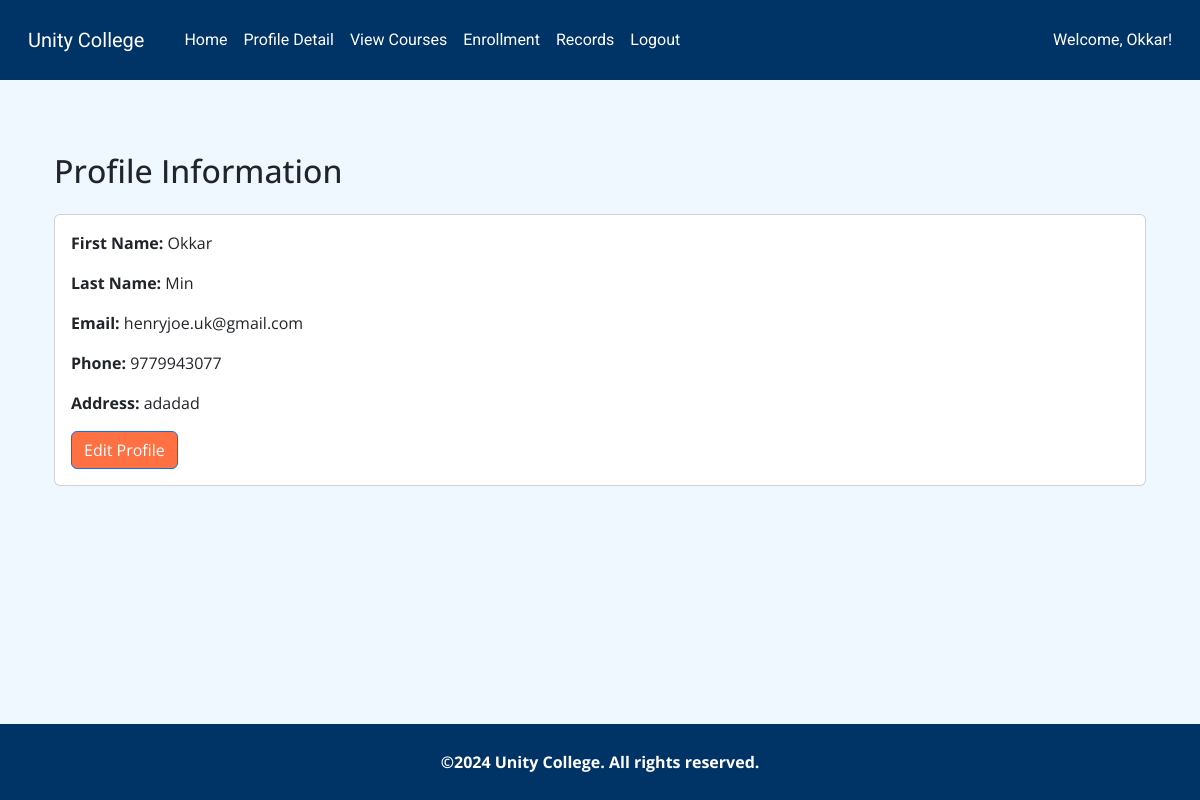
Page /student/profile (signed in) on the committed database.
### tables this page shows
CREATE TABLE student (
  id INTEGER PRIMARY KEY AUTOINCREMENT,
  first_name TEXT NOT NULL,
  last_name TEXT NOT NULL,
  email TEXT NOT NULL,
  phone INTEGER NOT NULL,
  address TEXT NOT NULL,
  password TEXT NOT NULL
);

### app.py (the view)
@app.route("/student/profile")
def view_profile():
    username = session.get('username')
    if not username:
        flash("You need to log in first.", 'danger')
        return redirect(url_for('student_login'))
    try:
        con = sqlite3.connect("advweb.db")
        cursor = con.cursor()
        cursor.execute("SELECT first_name, last_name, email, phone, address FROM student WHERE first_name = ?", (username,))
        profile = cursor.fetchone()
        if not profile:
            flash("Profile not found.", 'danger')
            return redirect(url_for('home'))
    except Exception as e:
        print(traceback.format_exc())
        flash("An error occurred while fetching profile information.", 'danger')
        profile = {}
    finally:
        con.close()
    return render_template("student/profile.html", profile=profile, username=username)

### templates/student/profile.html
{% extends "/student/layout.html" %} {% block content %}
<div class="container mt-5">
  <h2 class="mb-4">Profile Information</h2>
  <div class="card">
    <div class="card-body">
      <p><strong>First Name:</strong> {{ profile[0] }}</p>
      <p><strong>Last Name:</strong> {{ profile[1] }}</p>
      <p><strong>Email:</strong> {{ profile[2] }}</p>
      <p><strong>Phone:</strong> {{ profile[3] }}</p>
      <p><strong>Address:</strong> {{ profile[4] }}</p>
      <a href="{{ url_for('edit_profile') }}" class="btn btn-primary"
        >Edit Profile</a
      >
    </div>
  </div>
</div>
{% endblock %}

### templates/student/layout.html (shortened to what this page needs)
<!DOCTYPE html>
<html lang="en">
  <head>
    <link
      href="https://cdn.jsdelivr.net/npm/bootstrap@5.3.0/dist/css/bootstrap.min.css"
      rel="stylesheet"
    />
    <link href="/static/css/student/layout.css" rel="stylesheet" />
  </head>
  <body>
    <nav class="navbar navbar-expand-lg navbar-light navbar-custom">
      <div class="container-fluid">
        <a class="navbar-brand" href="#">Unity College</a>
        <div class="collapse navbar-collapse" id="navbarNav">
          <ul class="navbar-nav me-auto">
            <li class="nav-item">
              <a class="nav-link" href="{{ url_for('home') }}">Home</a>
            </li>
            <li class="nav-item">
              <a class="nav-link" href="{{ url_for('view_profile') }}"
                >Profile Detail</a
              >
            </li>
            <li class="nav-item">
              <a class="nav-link" href="{{ url_for('view_courses') }}"
                >View Courses</a
              >
            </li>
            <li class="nav-item">
              <a class="nav-link" href="{{ url_for('student_enroll') }}"
                >Enrollment</a
              >
            </li>
            <li class="nav-item">
              <a class="nav-link" href="#">Records</a>
            </li>
            {% if username %}
            <li class="nav-item">
              <a class="nav-link" href="{{ url_for('student_logout') }}"
                >Logout</a
              >
            </li>
            {% else %}
            <li class="nav-item">
              <a class="nav-link" href="{{ url_for('student_signup') }}"
                >Sign Up</a
              >
            </li>
            {% endif %}
          </ul>
          {% if username %}
          <div class="d-flex">
            <span class="navbar-text me-3">Welcome, {{ username }}!</span>
          </div>
          {% endif %}
        </div>
      </div>
    </nav>
    <div class="container mt-4">{% block content %}{% endblock %}</div>
    <footer class="text-center text-lg-start mt-4">
      <div class="text-center p-3 text-white">
        <strong>&copy;2024 Unity College. All rights reserved.</strong>
      </div>
    </footer>
  </body>
</html>

### static/css/student/layout.css (style rules this page uses)
html, body { height: 100%; margin: 0; font-family: "Open Sans", sans-serif; }
body { display: flex; flex-direction: column; }
.container { flex: 1; }
.navbar-custom { background-color: #003366; color: #ffffff; }
.navbar-custom .navbar-brand, .navbar-custom .nav-link { color: #ffffff; font-family: "Roboto", sans-serif; padding: 0.5rem 1rem; }
@media (min-width: 768px) { .navbar-custom { height: 80px; } }
@media (min-width: 768px) { .navbar-custom .navbar-brand, .navbar-custom .nav-link { line-height: 80px; } }
.navbar-text { color: #ffffff; font-family: "Roboto", sans-serif; }
footer { background-color: #003366; color: #ffffff; text-align: center; padding: 10px; font-family: "Open Sans", sans-serif; }
.btn-primary { background-color: #ff7043; color: #ffffff; }
body { background-color: #f0f8ff; }

### rows in the picture
student: first_name "Okkar", last_name "Min", email "henryjoe.uk@gmail.com", phone "9779943077", address "adadad"
